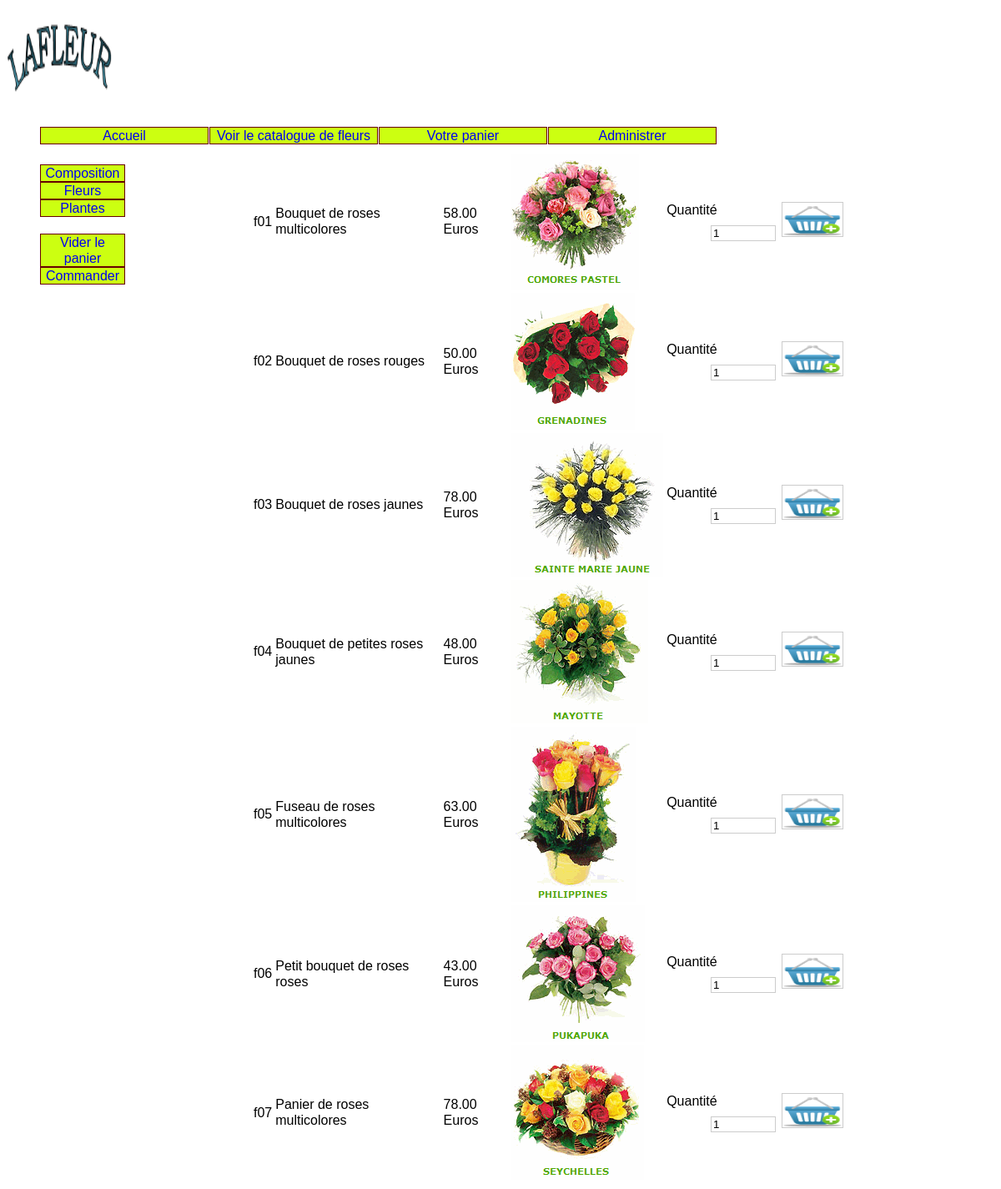
The app's page /listePdt.php?categ=fle with its own data.
### tables this page shows
CREATE TABLE IF NOT EXISTS categorie (
  id varchar(32)  NOT NULL,
  libelle varchar(32)  NOT NULL,
  PRIMARY KEY (id)
);

CREATE TABLE IF NOT EXISTS produit (
  id varchar(32)  NOT NULL,
  description varchar(50)  NOT NULL,
  prix decimal(10,2) NOT NULL,
  image varchar(32)  NOT NULL,
  idCategorie varchar(32)  NOT NULL,
  PRIMARY KEY (id)
);

### listePdt.php (the view, shortened to what this page needs)
<?php include'en-tete.php'; ?>
<?php include'menu.php'; ?>
<?php include'param.inc'; ?>
  <div id="content">
    <?php
    $idConnexion=mysql_connect($host,$user,$pass);
    if ($idConnexion) {
        echo '<table  id="produits">';
        $requete="select * from produit where idcategorie='".$_GET["categ"]."';";
   	    $jeuResultat=mysql_query($requete,$idConnexion);
        $ligne=mysql_fetch_assoc($jeuResultat);
        while($ligne)  {
           	$id = $ligne['id'];
			$description  = $ligne['description'];
			$prix = $ligne['prix'];
			$image = $ligne['image'];
			echo "<tr>";
			echo "<td>  $id </td>";
            echo "<td> $description</td>";
            echo "<td> $prix Euros</td>";
		    echo "<td><img src='$image' alt='Lafleur - $description'</td>";
			echo "<td>";
			echo "
			<form method='get'  action='panier.php'>
				<input type='hidden' id='refPdt' name='refPdt' value='$id' />
				<label for='quantite' >Quantité</label>
				<input type='text' id='quantite' name='quantite' value='1' />
				<input type='hidden' name='action' value='Ajout au panier' />
				<input type='image' src='./images/mettrepanier.png' name='Ajouter au panier'  width='40' height='40'>
			</form>";
			echo '</td>';
            echo '</tr>';
            $ligne=mysql_fetch_assoc($jeuResultat);
		}
		echo '</table>';
	} else {
		echo 'Le site est temporairement indisponible';
	}
    ?>
  </div>
<?php include'pied.php'; ?>

### menu.php (shortened to what this page needs)
<?php include'en-tete.php'; ?>
<?php include'bandeau.php'; ?>
<?php include'param.inc'; ?>
<div id="content">
  <ul id="categories">
  <?php
    $idConnexion=mysql_connect($host,$user,$pass);
    if ($idConnexion)  {
        $requete='select * from categorie;';
        $jeuResultat=mysql_query($requete,$idConnexion);
        $ligne=mysql_fetch_assoc($jeuResultat);
        while ($ligne) {
	        echo '<li><a href="listePdt.php?categ='.$ligne["id"].'" >'.$ligne["libelle"]."</a></li>";
            $ligne=mysql_fetch_assoc($jeuResultat);
        }
    }
	echo "<br>";
    echo "<li><a href='panier.php?action=Vider le Panier'>Vider le panier</a></li>";
	echo "<li><a href='commande.php'>Commander</a></li>";
  ?>
  </ul>
</div>
</div>
<?php include'pied.php'; ?>

### css/main.css (style rules this page uses)
html { font:normal 100%/1.2em "Trebuchet MS",Verdana,Helvetica,Arial,sans-serif; }
label { background:transparent none; display: block; width: 20%; float: left; padding-right: 1%; text-align: left; }
input { margin-left: 1%; width: 30%; border: #CCC 1px solid; }
#categories { float:left; }
#produits { padding:0 150px; }
#menu li a , #categories li a { text-decoration:none; }
#categories li { list-style-type: none; list-style-image:none; margin-right: 1px ; border:1px solid #600; width:100px; text-align:center; background:#ccff11; }

### records on screen
categorie: libelle "Composition"
categorie: libelle "Fleurs"
categorie: libelle "Plantes"
produit: id "f01", description "Bouquet de roses multicolores", prix "58.00", image (picture)
produit: id "f02", description "Bouquet de roses rouges", prix "50.00", image (picture)
produit: id "f03", description "Bouquet de roses jaunes", prix "78.00", image (picture)
produit: id "f04", description "Bouquet de petites roses jaunes", prix "48.00", image (picture)
produit: id "f05", description "Fuseau de roses multicolores", prix "63.00", image (picture)
produit: id "f06", description "Petit bouquet de roses roses", prix "43.00", image (picture)
produit: id "f07", description "Panier de roses multicolores", prix "78.00", image (picture)
